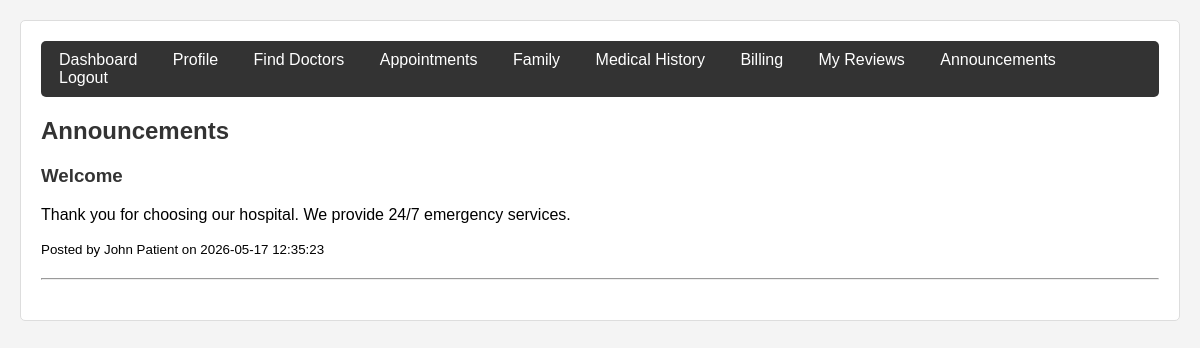
Screenshot of /patient/controllers/PatientController.php?page=announcements (signed in) with the database file from the repository.
### tables this page shows
CREATE TABLE `announcements` (
  `id` int(11) NOT NULL,
  `author_id` int(11) NOT NULL,
  `title` varchar(255) NOT NULL,
  `body` text DEFAULT NULL,
  `target_role` enum('all','patient','doctor') DEFAULT 'all',
  `published_at` timestamp NOT NULL DEFAULT current_timestamp()
);

CREATE TABLE `users` (
  `id` int(11) NOT NULL,
  `name` varchar(100) NOT NULL,
  `email` varchar(100) NOT NULL,
  `password_hash` varchar(255) NOT NULL,
  `phone` varchar(20) DEFAULT NULL,
  `role` enum('patient','doctor','receptionist','admin') DEFAULT 'patient',
  `profile_pic` varchar(255) DEFAULT NULL,
  `is_active` tinyint(1) DEFAULT 1,
  `created_at` timestamp NOT NULL DEFAULT current_timestamp()
);

### patient/models/Announcement.php (called while the page is built)
<?php
require_once __DIR__ . '/../config/database.php';
class Announcement {
    private mysqli $conn;
    public function __construct() {
        $database = new Database();
        $this->conn = $database->getConnection();
    }
    public function getForRole($role) {
        $stmt = $this->conn->prepare("SELECT a.*, u.name as author_name FROM announcements a JOIN users u ON a.author_id = u.id WHERE a.target_role = 'all' OR a.target_role = ? ORDER BY a.published_at DESC");
        $stmt->bind_param("s", $role);
        $stmt->execute();
        $result = $stmt->get_result();
        $list = [];
        while($row = $result->fetch_assoc()) $list[] = $row;
        return $list;
    }
}
?>

### patient/config/database.php (called while the page is built, shortened)
<?php
class Database {
    private $host = "localhost";
    private $db_name = "hospital_db";
    private $username = "root";
    private $password = "";
    public function getConnection() {
        $this->conn = null;
        try {
            $this->conn = new mysqli($this->host, $this->username, $this->password, $this->db_name);
            $this->conn->set_charset("utf8mb4");
        } catch(Exception $e) {
            die("Connection error: " . $e->getMessage());
        }
        return $this->conn;
    }
}
?>

### patient/views/patient/announcements.php (the view)
<?php
$anns = $announcementModel->getForRole('patient');
?>
<h2>Announcements</h2>
<?php foreach($anns as $a): ?>
<div>
    <h3><?php echo htmlspecialchars($a['title']); ?></h3>
    <p><?php echo nl2br(htmlspecialchars($a['body'])); ?></p>
    <small>Posted by <?php echo $a['author_name']; ?> on <?php echo $a['published_at']; ?></small>
</div><hr>
<?php endforeach; ?>

### patient/assets/css/style.css (style rules this page uses)
body { font-family: Arial, Helvetica, sans-serif; background: #f4f4f4; margin: 0; padding: 20px; }
h2, h3 { color: #333; }
hr { margin: 20px 0; }

### rows the page displays
announcements: title "Welcome", body "Thank you for choosing our hospital. We provide 24/7 emergency services.", author.name "John Patient", published_at "2026-05-17 12:35:23"
